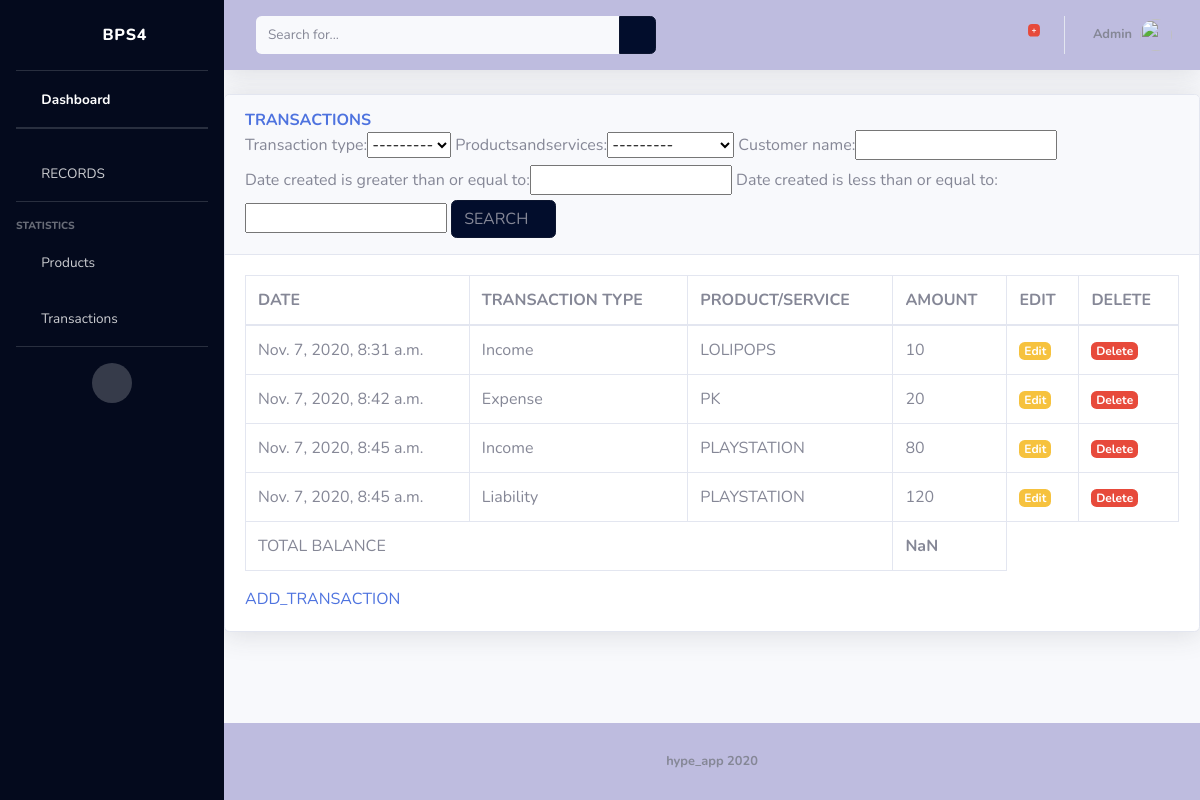
Page /transactionslist/ on the earlier database version.
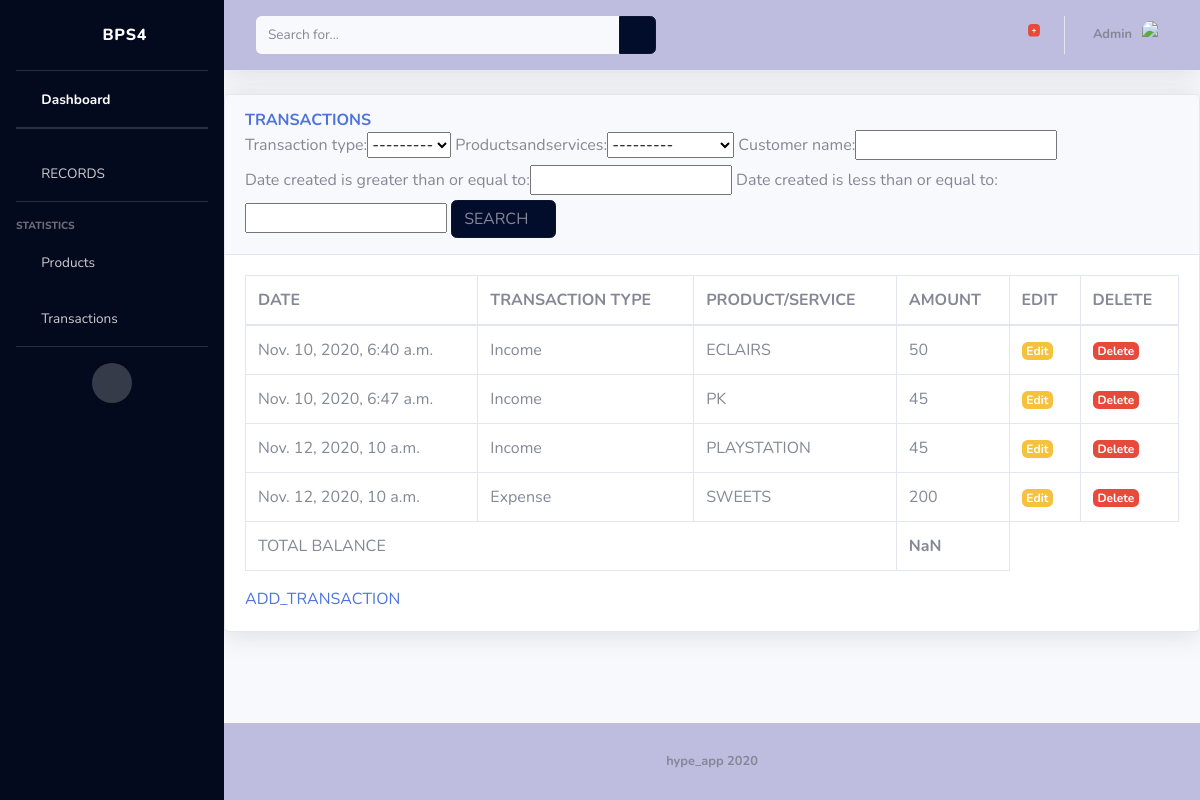
Same page on the later database version.
### ps4/models.py (models this page shows)
class Transactions(models.Model):
	TRANSACTION_TYPES = [
		('Income', 'income'),
		('Expense','expense'),
		('Savings', 'savings'),
		]
	date_created = models.DateTimeField(auto_now_add=True)
	date_updated = models.DateTimeField(auto_now=True)
	transaction_type = models.CharField(max_length=10, blank=False, null=False, choices=TRANSACTION_TYPES, default='income')
	quantity = models.DecimalField(decimal_places=2, max_digits=8)
	unit_price = models.IntegerField( default=0 )
	productsandservices = models.ForeignKey(ProductsandServices, default = 1,on_delete=models.CASCADE)
	customer_name = models.CharField(max_length=15, default='client')

class ProductsandServices(models.Model):
	name = models.CharField(max_length=10, blank=False, null=False)
	description = models.TextField(max_length=200)
	class Meta:
		verbose_name = "productsandservice"
		verbose_name_plural = "productsandservices"
	def __str__(self):
		return self.name

### ps4/views.py (the view)
# urls.py: url(r'^transactionslist/$', tnslistView.as_view(), name="transactionslist"),
class tnslistView(TemplateView):
    template_name = 'records/tnslist.html'
    def get(self, request, *args, **kwargs):
        queryset = Transactions.objects.all().order_by('date_created')
        paginator = Paginator(queryset, 5)
        page = request.GET.get('page')
       	try:
            tns = paginator.page(page)
        except PageNotAnInteger:
            tns = paginator.page(1)
        except EmptyPage:
            tns = paginator.page(paginator.num_pages)
        myFilter = TransactionsFilter(request.GET, queryset)
        tns = myFilter.qs
        context = {
        	"title": "tns",
            "data": tns,
            "page": page,
            "myFilter":myFilter ,
        }
        return render(request, self.template_name , context=context)

### ps4/templates/records/tnslist.html (shortened to what this page needs)
{%extends 'ps4/base.html'%}
{%load static%}
{%block content%}
<div class="card shadow mb-4">
  <div class="card-header py-3">
    <h6 class="m-0 font-weight-bold text-primary">TRANSACTIONS</h6>
    <form method=get >
      {{myFilter.form}}
       <button class="btn btn-primary" type="submit">SEARCH
          <i class="fas fa-search fa-sm"></i>
        </button>
    </form>
  </div>
  <div class="card-body">
    <div class="table-responsive">
      <table class="table table-bordered" id="dataTable" width="100%" cellspacing="0">
        <thead>
          <tr>
            <th scope="col" >DATE</th>
            <th scope="col">TRANSACTION TYPE</th>
            <th scope="col">PRODUCT/SERVICE</th>
            <th scope="col"> AMOUNT</th>
            <th scope="col">EDIT</th>
            <th scope="col">DELETE</th>
        </thead>
        <tbody>
          {%for tns in data%}
          <tr>
            <td> {{tns.date_created}}</td>
            <td>{{tns.transaction_type}}</td>
            <td>{{tns.productsandservices}}</td>
            <td>{{tns.unit_price}}</td>
            <td><a style="text-decoration:None; color:black;" href="/transactions/edit/{{tns.id}}"><span class="badge badge-warning">Edit</span></a></td>
            <td><a style="text-decoration:None; color:black;" href="/transactions/delete/{{tns.id}}"><span class="badge  badge-danger">Delete</span></a></td>
          </tr>
                    {% endfor%}
          <tr>
            <td colspan="3">TOTAL BALANCE</td>
            <td id="totalamt" style="font-weight: bold"></td>
          </tr>
        </tbody>
      </table>
    </div>
        <a href="/transactions/">ADD_TRANSACTION</a>
  </div>
</div>
{%endblock %}

Differences in the rows shown:
removed Transactions: date_created "Nov. 7, 2020, 8:31 a.m.", transaction_type "Income", productsandservices "LOLIPOPS", unit_price "10"
removed Transactions: date_created "Nov. 7, 2020, 8:42 a.m.", transaction_type "Expense", productsandservices "PK", unit_price "20"
removed Transactions: date_created "Nov. 7, 2020, 8:45 a.m.", transaction_type "Income", productsandservices "PLAYSTATION", unit_price "80"
removed Transactions: date_created "Nov. 7, 2020, 8:45 a.m.", transaction_type "Liability", productsandservices "PLAYSTATION", unit_price "120"
added Transactions: date_created "Nov. 10, 2020, 6:40 a.m.", transaction_type "Income", productsandservices "ECLAIRS", unit_price "50"
added Transactions: date_created "Nov. 10, 2020, 6:47 a.m.", transaction_type "Income", productsandservices "PK", unit_price "45"
added Transactions: date_created "Nov. 12, 2020, 10 a.m.", transaction_type "Income", productsandservices "PLAYSTATION", unit_price "45"
added Transactions: date_created "Nov. 12, 2020, 10 a.m.", transaction_type "Expense", productsandservices "SWEETS", unit_price "200"
